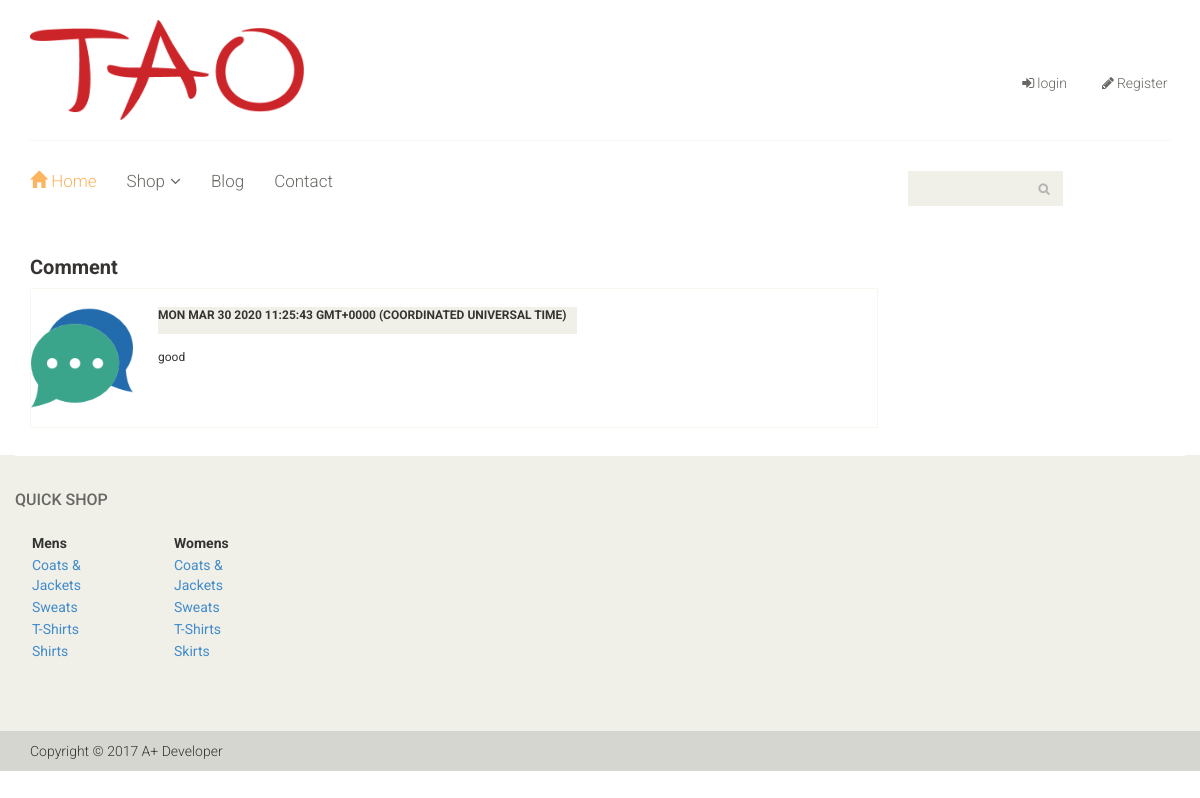
/index.php/store/blog, run on the app's committed database.
### tables this page shows
CREATE TABLE `clothes_review` (
  `review_id` int(11) UNSIGNED ZEROFILL NOT NULL,
  `reviewer_name` varchar(50) NOT NULL,
  `comment` text,
  `category_name` varchar(40) NOT NULL
);

CREATE TABLE `type` (
  `type_id` int(2) UNSIGNED ZEROFILL NOT NULL,
  `type` varchar(40) NOT NULL,
  `gender_id` int(1) NOT NULL
);

### application/controllers/store.php (called while the page is built, shortened)
<?php
class store extends CI_Controller
{
    public function __construct()
    {
        $this->load->model('temp_model');
        $this->load->model('gender_model');
        $this->load->model('type_model');
        $this->load->model('category_model');
        $this->load->model('clothes_model');
        $this->load->model('size_model');
        $this->load->model('color_model');
        $this->load->model('view_clothes_model');
    }
    public function blog()
    {
        $data['clothes_review_model'] = $this->clothes_model->get_entity();
        $data['type_model'] = $this->type_model->get_entity();
        $data['type'] = $this->db->query(" SELECT * FROM type");
        $data['menType'] = $this->db->query("SELECT * FROM type WHERE gender_id = 1");
        $data['womenType'] = $this->db->query("SELECT * FROM type WHERE gender_id = 2");
        $this->load->database();
        $sql = "SELECT * FROM clothes_review ORDER BY review_id DESC LIMIT 1";
        $sql_query = $this->db->query($sql);
        $data["query_comment"] = $sql_query;
        $data['login_status'] = "login";
        if (isset($_SESSION["permission"]) && $_SESSION["permission"] != '')
            $data['permission'] = $_SESSION["permission"];
        else
            $data['permission'] = 'visitor';
        $data['login_status_link'] = "http://" . $_SERVER['SERVER_NAME'] . "/CodeIgniter/index.php/store/login";
        $this->load->view('header', $data);
        $this->load->view('comment_show', $data);
        $this->load->view('advance_footer', $data);
        $this->load->view('footer');
    }
}

### index.php (called while the page is built, shortened)
<?php
require_once BASEPATH.'core/CodeIgniter.php';

### application/views/comment_show.php (the view)
<section>
    <div class="container">
        <div class="row">
            <div class="col-sm-9">
                <div class="response-area">
                    <h2>Comment</h2>
                    <ul class="media-list">
                        <li class="media">
                            <a class="pull-left" href="#">
                                <img class="media-object" src="/CodeIgniter/images/blog/man-two.png" alt="">
                            </a>
                            <div class="media-body">
                                <ul class="sinlge-post-meta">
                                    <li>
                                        <?php
                                        echo ("<p id='demo'></p><script>document.getElementById('demo').innerHTML = Date();</script>");
                                        ?>
                                    </li>
                                </ul>
                                <p>
                                    <?php
                                    foreach($query_comment->result() as $comment){
                                        echo $comment->comment;
                                    }?>
                                </p>
                            </div>
                        </li>
                    </ul>
                </div>
            </div>
        </div>
    </div>
</section>

### application/views/header.php (shortened to what this page needs)
<!DOCTYPE html>
<html lang="en">
<head>
    <link href="/CodeIgniter/css/magnify.css" rel="stylesheet">
    <link href="/CodeIgniter/css/bootstrap.min.css" rel="stylesheet">
    <link href="/CodeIgniter/css/font-awesome.min.css" rel="stylesheet">
    <link href="/CodeIgniter/css/prettyPhoto.css" rel="stylesheet">
    <link href="/CodeIgniter/css/price-range.css" rel="stylesheet">
    <link href="/CodeIgniter/css/animate.css" rel="stylesheet">
    <link href="/CodeIgniter/css/main.css" rel="stylesheet">
    <link href="/CodeIgniter/css/responsive.css" rel="stylesheet">
    <link href="/CodeIgniter/css/tab.css" rel="stylesheet">
    <link rel="stylesheet" href="https://cdnjs.cloudflare.com/ajax/libs/font-awesome/4.7.0/css/font-awesome.min.css">
</head>
<body>
<header id="header">
    <div class="header-middle">
        <div class="container">
            <div class="row">
                <div class="col-sm-4">
                    <div class="logo pull-left">
                        <a href="/CodeIgniter/index.php/store"><img src="/CodeIgniter/images/tao-red.png" alt="" height= "100px"/></a>
                    </div>
                </div>
                <br><br>
                <div class="col-sm-8">
                    <div class="shop-menu pull-right">
                        <ul class="nav navbar-nav usermenu">
                            <?php
                                if ($login_status == 'login')
                                    echo "
                                        <li><a href='" . $login_status_link . "'><i class='fa fa-sign-in'></i>" . $login_status . "</a></li>
                                        <li><a href='" . $login_status_link . "#tab2'><i class='fa fa-pencil'></i>Register</a></li>
                                    ";
                                else
                                    echo "<li><a href='" . $login_status_link . "'><i class='fa fa-sign-out'></i>" . $login_status . "</a></li>";
                            ?>
                        </ul>
                    </div>
                </div>
            </div>
        </div>
    </div>
    <div class="header-bottom">
        <div class="container">
            <div class="row">
                <div class="col-sm-9">
                    <div class="mainmenu pull-left">
                        <ul class="nav navbar-nav collapse navbar-collapse">
                            <li><a href="/CodeIgniter/index.php/store" class="active"><span class="glyphicon glyphicon-home"></span> Home</a></li>
                            <li class="dropdown"><a href="#">Shop<i class="fa fa-angle-down"></i></a>
                            </li>
                            <li><a href="/CodeIgniter/index.php/store/blog">Blog</a></li>
                            <li><a href="/CodeIgniter/index.php/store/contactUs">Contact</a></li>
                        </ul>
                    </div>
                </div>
                <div class="col-sm-3">
                    <div class="search_box pull-center" >
                        <form style="position:relative";>
                            <input type="text" size="30" onkeyup="showResult(this.value)">
                        </form>
                    </div>
                </div>
            </div>
        </div>
    </div>
</header>

### application/views/advance_footer.php
<footer id="footer">
	<div class="footer-widget">
		<div class="container">
			<div class="row">
				<div class="single-widget">
					<h2>Quick Shop</h2>
					<table>
						<tr>
							<td>
								<div class="col-sm-2">
									<table style="width: 110px;">
										<tr>
											<th>Mens</th>
										</tr>
										<?php
										foreach($menType->result() as $row) {
											echo "<tr><td><a href='/CodeIgniter/index.php/store/product/" . $row->type_id . "'>" . $row->type . "</a></td></tr>";
										}
										?>
									</table>
								</div>
							</td>
							<td>
								<div class="col-sm-2">
									<table style="width: 110px;">
										<tr>
											<th>Womens</th>
										</tr>
										<?php
										foreach($womenType->result() as $row) {
											echo "<tr><td><a href='/CodeIgniter/index.php/store/product/" . $row->type_id . "'>" . $row->type . "</a></td></tr>";
										}
										?>
									</table>
								</div>
							</td>
						</tr>
					</table>
				</div>
			</div>
		</div>
	</div>

### application/views/footer.php (shortened to what this page needs)
<div class="footer-bottom">
    <div class="container">
        <div class="row">
            <p class="pull-left">Copyright&nbsp;©&nbsp;2017&nbsp;A+ Developer</p>
        </div>
    </div>
</div>
</footer>
</body>
</html>

### css/main.css (style rules this page uses)
body { font-family: 'Roboto', sans-serif; background:; position: relative; font-weight:400px; }
ul li { list-style: none; }
a { -webkit-transition: 300ms; -moz-transition: 300ms; -o-transition: 300ms; transition: 300ms; }
h1, h2, h3, h4, h5, h6 { font-family: 'Roboto', sans-serif; }
.header-middle .container .row { border-bottom: 1px solid #f5f5f5; margin-left: 0; margin-right: 0; padding-bottom: 20px; padding-top: 20px; }
.header-middle .container .row .col-sm-4 { padding-left: 0; }
.header-middle .container .row .col-sm-8 { padding-right:0; }
.shop-menu ul li { display:inline-block; padding-left: 15px; padding-right: 15px; }
.shop-menu ul li:last-child { padding-right: 0; }
.shop-menu ul li a { background: #FFFFFF; color: #696763; font-family: 'Roboto', sans-serif; font-size: 14px; font-weight: 300; padding:0; padding-right: 0; margin-top: 10px; }
.shop-menu ul li a i { margin-right:3px; }
.header-bottom { padding-bottom: 30px; padding-top: 30px; }
.navbar-collapse.collapse { padding-left: 0; }
.mainmenu ul li { padding-right: 15px; padding-left: 15px; }
.mainmenu ul li:first-child { padding-left: 0px; }
.mainmenu ul li a { color: #696763; font-family: 'Roboto', sans-serif; font-size: 17px; font-weight: 300; padding: 0; padding-bottom: 10px; }
.mainmenu ul li a:hover, .mainmenu ul li a.active, .shop-menu ul li a.active { background:none; color:#fdb45e; }
.search_box input { background: #F0F0E9; border: medium none; color: #B2B2B2; font-family: 'roboto'; font-size: 12px; font-weight: 300; height: 35px; outline: medium none; padding-left: 10px; width: 155px; background-image: url(../images/home/searchicon.png); background-repeat: no-repeat; background-position: 130px; }
.fa-angle-down { padding-left: 5px; }
ul.usermenu li a { padding: 2.5px; }
#footer { background: #F0F0E9; }
.footer-widget { margin-bottom: 68px; }
.footer-widget .container { border-top: 1px solid #FFFFFF; padding-top: 15px; }
.single-widget h2 { color: #666663; font-family: 'Roboto', sans-serif; font-size: 16px; font-weight: 500; margin-bottom: 22px; text-transform: uppercase; }
.footer-bottom { background: #D6D6D0; padding-top: 10px; }
.footer-bottom p { color: #363432; font-family: 'Roboto', sans-serif; font-weight: 300; margin-left: 15px; }
.commnets p, .response-area p, .replay-box p { font-size: 12px }
.response-area h2 { color: #363432; font-size: 20px; font-weight: 700; }
.response-area .media { border: 1px solid #F7F7F0; padding: 18px 18px 18px 0; margin-bottom: 27px }
.response-area .media img { height: 102px; width: 100%; }
.response-area .media .pull-left { margin-right: 25px }
.sinlge-post-meta { overflow: hidden; padding-left: 0; margin-bottom: 15px }
.sinlge-post-meta li { background:#F0F0E9; color: #363432; float: left; font-size: 10px; font-weight: 700; margin-right: 10px; padding: 0 10px 0 0; position: relative; text-transform: uppercase; }

### data on the page
clothes_review: comment "good"
type: type "Coats & Jackets"
type: type "Sweats"
type: type "T-Shirts"
type: type "Shirts"
type: type "Coats & Jackets"
type: type "Sweats"
type: type "T-Shirts"
type: type "Skirts"

### other printed values
$login_status "login"
